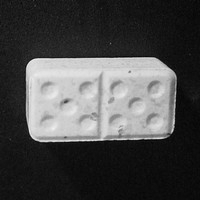
#> input picture limiarização 1 e 2/Limiarização 1/Limiarizacao/3303_lg.tiff, 200 x 200 px, found by its file name
$ jupyter execute --allow-errors Crescimento-Regiao.ipynb   (older library calls are emulated)
#> lines starting #> are read from the running program, lines starting #| are printed output that depends on the picture; after the words box and inside, x2 and y2 are one past the last pixel; in counts of white or black regions, pixels touching at a corner belong together
[cell 1]
import matplotlib.pyplot as plt
import numpy as np
from skimage.io import imread
from scipy import ndimage
from collections import deque
from scipy import signal as sg

def obterSemente(image):
    # Sabemos que a pílula está sempre no centro da imagem
    # A semente será um retângulo no centro
    w, h = image.shape
    p = 10. # p é uma porcentagem da altura e da largura

    pos_ini_x_mrk = int(w/2 - p*w/100.)
    pos_ini_y_mrk = int(h/2 - p*h/100.)
    pos_fim_x_mrk = int(w/2 + p*w/100.)
    pos_fim_y_mrk = int(h/2 + p*h/100.)

    # Semente é uma imagem do mesmo tamanho que img, contendo zeros
    semente = np.zeros(shape=(w,h), dtype=np.uint8)
    # acrescenta um retângulo central de pixels = 255
    semente[pos_ini_x_mrk:pos_fim_x_mrk, pos_ini_y_mrk:pos_fim_y_mrk] = 255

    return semente

def vizinhos(x, y, w, h):
    lista = deque()

    pontos = [(x-1,y), (x+1, y), (x,y-1), (x,y+1),
              (x-1,y+1), (x+1, y+1), (x-1,y-1), (x+1,y-1),
             ]
    for p in pontos:
        if (p[0]>=0 and p[1]>=0 and p[0]<w and p[1]<h):
            lista.append((p[0], p[1]))

    return lista

def crescerRegiao(image, reg, epsilon=5):
    w, h = image.shape

    fila = deque()
    for x in range(w):
        for y in range(h):
            if reg[x,y]==255:
                fila.append((x,y))

    while fila:
        ponto = fila.popleft()
        x = ponto[0]
        y = ponto[1]

        v_list = vizinhos(x, y, w, h)
        for v in v_list:
            v_x = v[0]
            v_y = v[1]
            if( (reg[v_x][v_y]!=255) and (abs(image[x][y]-image[v_x][v_y])<epsilon)):
                reg[v_x][v_y] = 255
                fila.append((v_x,v_y))

    print(entrou)
    return reg

def plots(p1, p2):
    fig = plt.figure(figsize=(9,3), dpi=80)
    a = fig.add_subplot(1,3,1)
    a.axis('off')
    plt.imshow(p1, cmap=plt.cm.gray)
    a.set_title('Original')

    a = fig.add_subplot(1,3,2)
    a.axis('off')
    plt.imshow(p2, cmap=plt.cm.gray)
    a.set_title('Cresc.Região')

    a = fig.add_subplot(1,3,3)
    a.axis('off')
    plt.imshow(p1, cmap=plt.cm.gray)
    plt.imshow(p2, alpha=0.5)
    a.set_title('Cresc.Região')

    plt.show()

[cell 2]
# Leitura Imagem
img1 = imread('Limiarizacao/3303_lg.tiff', as_grey=True)
#> img1 is the input picture: shape (200, 200) float64; min 0, max 0.949, mean 0.285
img1 = (img1 * 255).round().astype(np.uint8)

semente = obterSemente(img1)
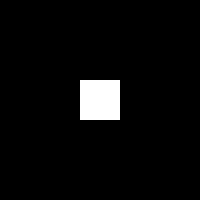
#> semente: shape (200, 200); 4% white; 1 white region, box (x1, y1, x2, y2) and area: (80, 80, 120, 120) 1600

media3 = [[1./9., 1./9., 1./9.],
          [1./9., 1./9., 1./9.],
          [1./9., 1./9., 1./9.]]

c_media = sg.convolve(img1, media3, "valid")
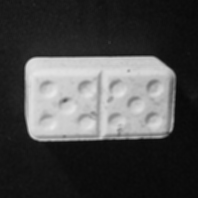
#> c_media: shape (198, 198) float64; min 8.67, max 233.2, mean 73.7


#> (the rest of this cell did not finish here and is left out)

#> after the loop in crescerRegiao, `while fila:`:
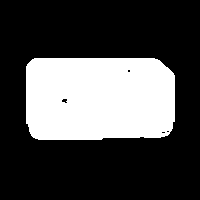
#> reg: shape (200, 200); 29.3% white; 1 white region, box (x1, y1, x2, y2) and area: (26, 58, 175, 140) 11721

plots(c_media, regiao)
